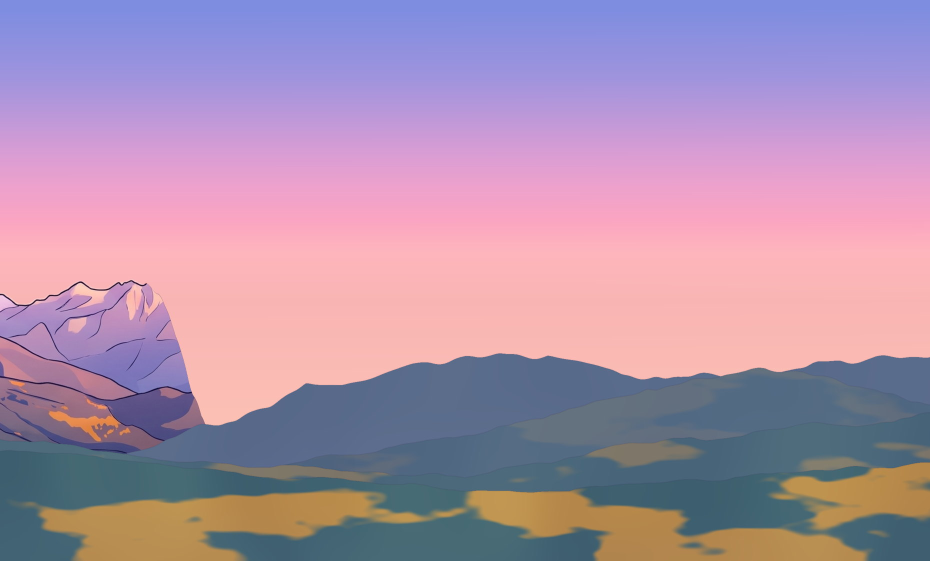
#> input picture assets/backdrops/antelao-pano-120.jpg, 1860 x 1121 px, given in place of agung.jpg, which was not available (shown at 1/2 size)
$ python bali-forest.py ../../assets/backdrops
#> lines starting #> are read from the running program, lines starting #| are printed output that depends on the picture; after the words box and inside, x2 and y2 are one past the last pixel; in counts of white or black regions, pixels touching at a corner belong together
#!/usr/bin/env python3
# The painted forest of the Agung repaint, cut along its own tree line, laid all round the circle over the composed tiles: what stands in front of every direction is the painting's own hand, in place of the procedural belts.
# Run after compose-panorama.py: python3 -I tools/panoramas/bali-forest.py <tiles dir> [--check strip.jpg]
# Six mirrored copies, so it closes on itself with no seam; the row of a pixel depends only on its bearing, so the tiles agree where they overlap.
import argparse, os
import numpy as np, cv2

ROOT = os.path.dirname(os.path.dirname(os.path.dirname(os.path.abspath(__file__))))
PPD, TILE_W, TILE_H, TOP_TAN, BOTTOM_TAN = 30, 1860, 1121, 0.6, -0.052
CENTERS = [0, 60, 120, 180, 240, 300]
OFFSET = 7.6  # a mirror axis every 60 deg from here, so Agung (37.6) stands over the middle of a copy, never over an axis
# how high the tree line stands, degrees over the horizon: [bearing, half width, lift]. Low before the cone, a long wooded ridge across the south and west, as the real skyline has
BASE = 1.5
RISES = [(38, 40, -0.5), (345, 26, 0.9), (100, 16, 1.3), (180, 30, 1.0), (232, 34, 1.5), (285, 22, 0.8)]


def forest_cut():
    """The forest below its tree line, RGBA, the painting's own pixels, scaled to one copy of the circle."""
    img = cv2.imread(os.path.join(ROOT, 'data/raw/backdrop-photos/agung-gemini/agung.jpg'))
#> img is the input picture: shape (1121, 1860, 3); mean B, G, R 173, 144.8, 174.4
    H, W = img.shape[:2]
#> H = 1121; W = 1860
    y0 = int(0.54 * H)
#> y0 = 605
    band = img[y0:int(0.985 * H)].astype(np.int32)
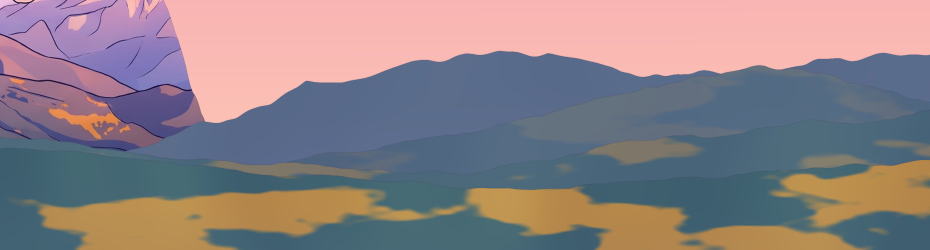
#> band: shape (499, 1860, 3) int32 (shown at 1/2 size); mean B, G, R 134.5, 129.1, 141.4
    b, g, r = band[..., 0], band[..., 1], band[..., 2]
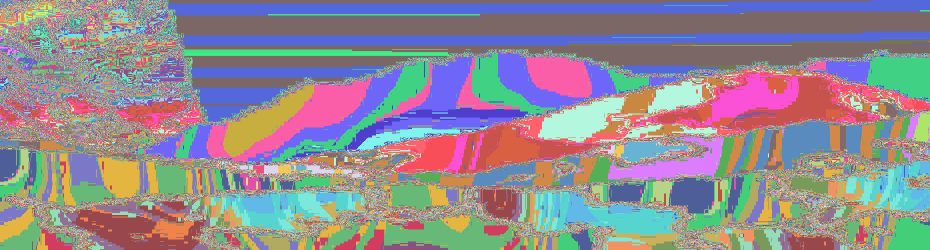
#> b: shape (499, 1860) int32 (shown at 1/2 size); 213 distinct labels, from 21 to 239; one colour per label, 0 black
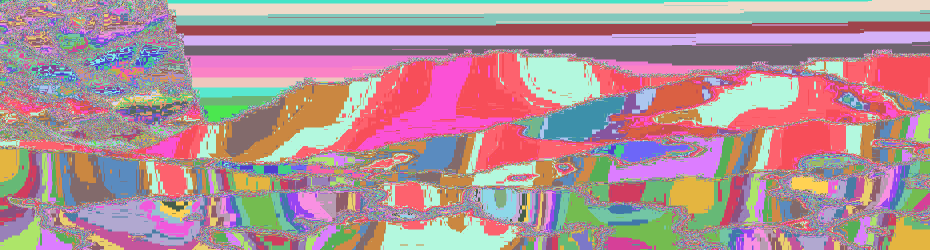
#> g: shape (499, 1860) int32 (shown at 1/2 size); 211 distinct labels, from 0 to 214; one colour per label, 0 black
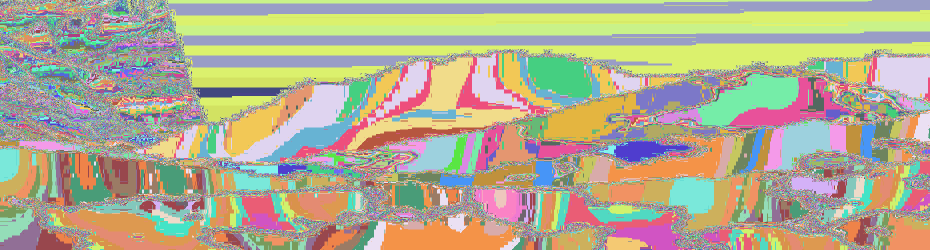
#> r: shape (499, 1860) int32 (shown at 1/2 size); 249 distinct labels, from 6 to 255; one colour per label, 0 black
    green = ((g - r > 16) & (g - b > 8)).astype(np.uint8)
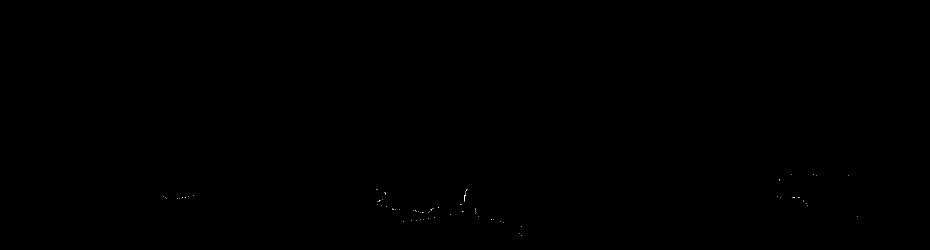
#> green: shape (499, 1860) (shown at 1/2 size); values 0 (black) and 1 (white), 0.01% white in thin lines or dots, all inside (x1, y1, x2, y2) = (326, 348, 1715, 471)
    green = cv2.morphologyEx(green, cv2.MORPH_OPEN, np.ones((3, 3), np.uint8))
#> green: shape (499, 1860); every value is 0
    ink = cv2.dilate(green, np.ones((5, 5), np.uint8)) & (band.sum(-1) < 240).astype(np.uint8)
    keep = green | ink
    # the body of the forest: solid under the first row where a real mass starts, the fronds above it stay one by one
    mass = cv2.morphologyEx(keep, cv2.MORPH_OPEN, np.ones((13, 13), np.uint8))
    body = np.maximum.accumulate(mass, axis=0)
    # fronds only near the mass: a stray green speck out in the mist goes
    near = cv2.dilate(body, np.ones((61, 21), np.uint8))
    alpha = np.maximum(body, keep & near).astype(np.float32)
#> alpha: shape (499, 1860) float32; every value is 0
    alpha = cv2.GaussianBlur(alpha, (0, 0), 0.8)
    line = np.argmax(mass, axis=0).astype(np.float32)
#> line = 1860 values from 0 to 0
    top = float(np.median(line[line > 0]))  # the row that sits at the line's height
#> top = nan
    w = int(round(60 * PPD))
    s = w / W
#> s = 0.968
    h = int(round(band.shape[0] * s))
#> h = 483
    rgb = (band.astype(np.float32) * alpha[..., None])
#> rgb: shape (499, 1860, 3) float32; every value is 0
    rgb = cv2.resize(rgb, (w, h), interpolation=cv2.INTER_AREA)
#> rgb: shape (483, 1800, 3) float32; every value is 0
    a = cv2.resize(alpha, (w, h), interpolation=cv2.INTER_AREA)
#> a: shape (483, 1800) float32; every value is 0
#> `rgb, a, top = forest_cut()`: top = nan
    return rgb, a, top * s


def circle(rgb, a):
    rows = []
    for arr in (rgb, a):
        rows.append(np.concatenate([arr if i % 2 == 0 else arr[:, ::-1] for i in range(6)], axis=1))
#> this loop made 2 passes
#> after the loop, rows = 2 items
#> `RGB, A = circle(rgb, a)`: RGB: shape (483, 10800, 3) float32; every value is 0
#> `RGB, A = circle(rgb, a)`: A: shape (483, 10800) float32; every value is 0
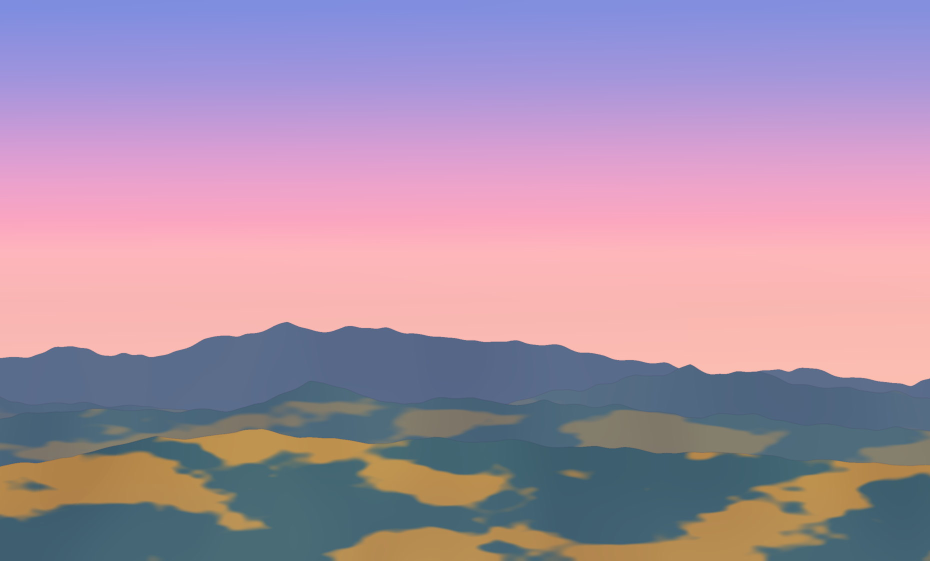
#> input picture assets/backdrops/antelao-pano-180.jpg, 1860 x 1121 px, given in place of bali-pano-000.jpg, which was not available (shown at 1/2 size)
#> further down, t is the input picture: shape (1121, 1860, 3); mean B, G, R 168.7, 144.2, 170.3
    return rows


def lift(bearing):
    """Degrees over the horizon of the tree line at this bearing, smooth and periodic."""
    out = np.full(bearing.shape, BASE, np.float32)
    for c, hw, by in RISES:
        d = np.abs(((bearing - c + 180) % 360) - 180) / hw
        out += by * np.where(d < 1, 0.5 + 0.5 * np.cos(np.pi * d), 0)
    # slow swell of the wooded land, whole cycles only so that it closes
    th = np.radians(bearing)
    return out + 0.22 * np.sin(5 * th + 1.1) + 0.14 * np.sin(11 * th + 0.4) + 0.08 * np.sin(23 * th + 2.0)


def lay(tile, center, RGB, A, top):
    """Over one tile. Rows are linear in tan(elevation), as the panels are."""
#> called with center = 0, top = nan
    H, W = tile.shape[:2]
#> H = 1121; W = 1860
    hz = TOP_TAN / (TOP_TAN - BOTTOM_TAN) * H
#> hz = 1031.6
    per_deg = H / (TOP_TAN - BOTTOM_TAN) * np.pi / 180
#> per_deg = 30.01
    bearing = (center + (np.arange(W) + 0.5) / W * 62 - 31) % 360
#> bearing = 1860 values, max 360 at index 929, min 0.0167 at index 930, mean 180
    cols = ((bearing - OFFSET) % 360 * PPD).astype(int) % RGB.shape[1]
#> cols = 1860 values, max 10799 at index 1157, min 0 at index 1158, mean 6495.4
    row0 = hz - lift(bearing) * per_deg  # the tile row of the tree line per column
#> in lift, `out = np.full(bearing.shape, BASE, np.float32)`: out = 1860 values from 1.5 to 1.5
#> after the loop in lift, `for c, hw, by in RISES:`: out = 1860 values, max 2.4 at index 479, min 1.04 at index 1859, mean 1.75
#> in lift, `th = np.radians(bearing)`: th = 1860 values, max 6.28 at index 929, min 0.000291 at index 930, mean 3.14
#> row0 = 1860 values, max 1003.9 at index 1669, min 961.1 at index 435, mean 978.1
    out = tile.astype(np.float32).copy()
    n = RGB.shape[0]
#> n = 483
    for x in range(W):
        y0 = int(row0[x] - top)
        ys = np.arange(max(0, y0), H)
        sy = np.minimum(ys - y0, n - 1)
        al = A[sy, cols[x]][:, None]
        out[ys, x] = out[ys, x] * (1 - al) + RGB[sy, cols[x]]
    return np.clip(out, 0, 255).astype(np.uint8)


if __name__ == '__main__':
    ap = argparse.ArgumentParser()
    ap.add_argument('dir')
    ap.add_argument('--check')
    ap.add_argument('--quality', type=int, default=90)
    x = ap.parse_args()
    rgb, a, top = forest_cut()
    RGB, A = circle(rgb, a)
    for c in CENTERS:
        f = os.path.join(x.dir, f'bali-pano-{c:03d}.jpg')
        t = cv2.imread(f)
        assert t.shape[:2] == (TILE_H, TILE_W), t.shape
#> (the run stopped early here; a loop or call above may not have finished)
